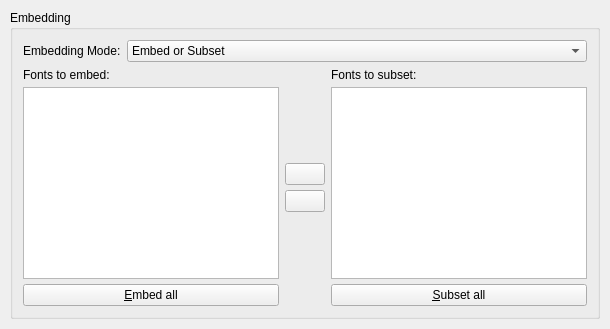
  <widget class="QWidget" name="tabFonts">
   <attribute name="title">
    <string>&amp;Fonts</string>
   </attribute>
   <layout class="QVBoxLayout" name="verticalLayout_2">
    <property name="spacing">
     <number>5</number>
    </property>
    <property name="leftMargin">
     <number>10</number>
    </property>
    <property name="topMargin">
     <number>10</number>
    </property>
    <property name="rightMargin">
     <number>10</number>
    </property>
    <property name="bottomMargin">
     <number>10</number>
    </property>
    <item>
     <widget class="QGroupBox" name="groupFont">
      <property name="title">
       <string>Embedding</string>
      </property>
      <layout class="QVBoxLayout" name="groupFontLayout">
       <property name="leftMargin">
        <number>10</number>
       </property>
       <property name="topMargin">
        <number>10</number>
       </property>
       <property name="rightMargin">
        <number>10</number>
       </property>
       <property name="bottomMargin">
        <number>10</number>
       </property>
       <item>
        <layout class="QHBoxLayout" name="horizontalLayout_5">
         <item>
          <widget class="QLabel" name="label_6">
           <property name="sizePolicy">
            <sizepolicy hsizetype="Maximum" vsizetype="Preferred">
             <horstretch>0</horstretch>
             <verstretch>0</verstretch>
            </sizepolicy>
           </property>
           <property name="text">
            <string>Embedding Mode:</string>
           </property>
          </widget>
         </item>
         <item>
          <widget class="QComboBox" name="fontEmbeddingCombo">
           <item>
            <property name="text">
             <string>Embed or Subset</string>
            </property>
           </item>
           <item>
            <property name="text">
             <string>Outline All Fonts</string>
            </property>
           </item>
           <item>
            <property name="text">
             <string>Do Not Embed</string>
            </property>
           </item>
          </widget>
         </item>
        </layout>
       </item>
       <item>
        <layout class="QHBoxLayout" name="horizontalLayout_9">
         <item>
          <layout class="QVBoxLayout" name="verticalLayout_6">
           <property name="spacing">
            <number>5</number>
           </property>
           <item>
            <widget class="QLabel" name="label_8">
             <property name="text">
              <string>Fonts to embed:</string>
             </property>
            </widget>
           </item>
           <item>
            <widget class="QListWidget" name="EmbedList"/>
           </item>
           <item>
            <widget class="QPushButton" name="EmbedFonts">
             <property name="text">
              <string>&amp;Embed all</string>
             </property>
            </widget>
           </item>
          </layout>
         </item>
         <item>
          <layout class="QVBoxLayout" name="verticalLayout_8">
           <property name="spacing">
            <number>5</number>
           </property>
           <item>
            <spacer name="verticalSpacer">
             <property name="orientation">
              <enum>Qt::Vertical</enum>
             </property>
             <property name="sizeHint" stdset="0">
              <size>
               <width>20</width>
               <height>40</height>
              </size>
             </property>
            </spacer>
           </item>
           <item>
            <widget class="QPushButton" name="ToSubset">
             <property name="text">
              <string/>
             </property>
            </widget>
           </item>
           <item>
            <widget class="QPushButton" name="FromSubset">
             <property name="text">
              <string/>
             </property>
            </widget>
           </item>
           <item>
            <spacer name="verticalSpacer_2">
             <property name="orientation">
              <enum>Qt::Vertical</enum>
             </property>
             <property name="sizeHint" stdset="0">
              <size>
               <width>20</width>
               <height>40</height>
              </size>
             </property>
            </spacer>
           </item>
          </layout>
         </item>
         <item>
          <layout class="QVBoxLayout" name="verticalLayout_5">
           <property name="spacing">
            <number>5</number>
           </property>
           <item>
            <widget class="QLabel" name="label_9">
             <property name="text">
              <string>Fonts to subset:</string>
             </property>
            </widget>
           </item>
           <item>
            <widget class="QListWidget" name="SubsetList"/>
           </item>
           <item>
            <widget class="QPushButton" name="SubsetFonts">
             <property name="text">
              <string>&amp;Subset all</string>
             </property>
            </widget>
           </item>
          </layout>
         </item>
        </layout>
       </item>
      </layout>
     </widget>
    </item>
   </layout>
  </widget>
